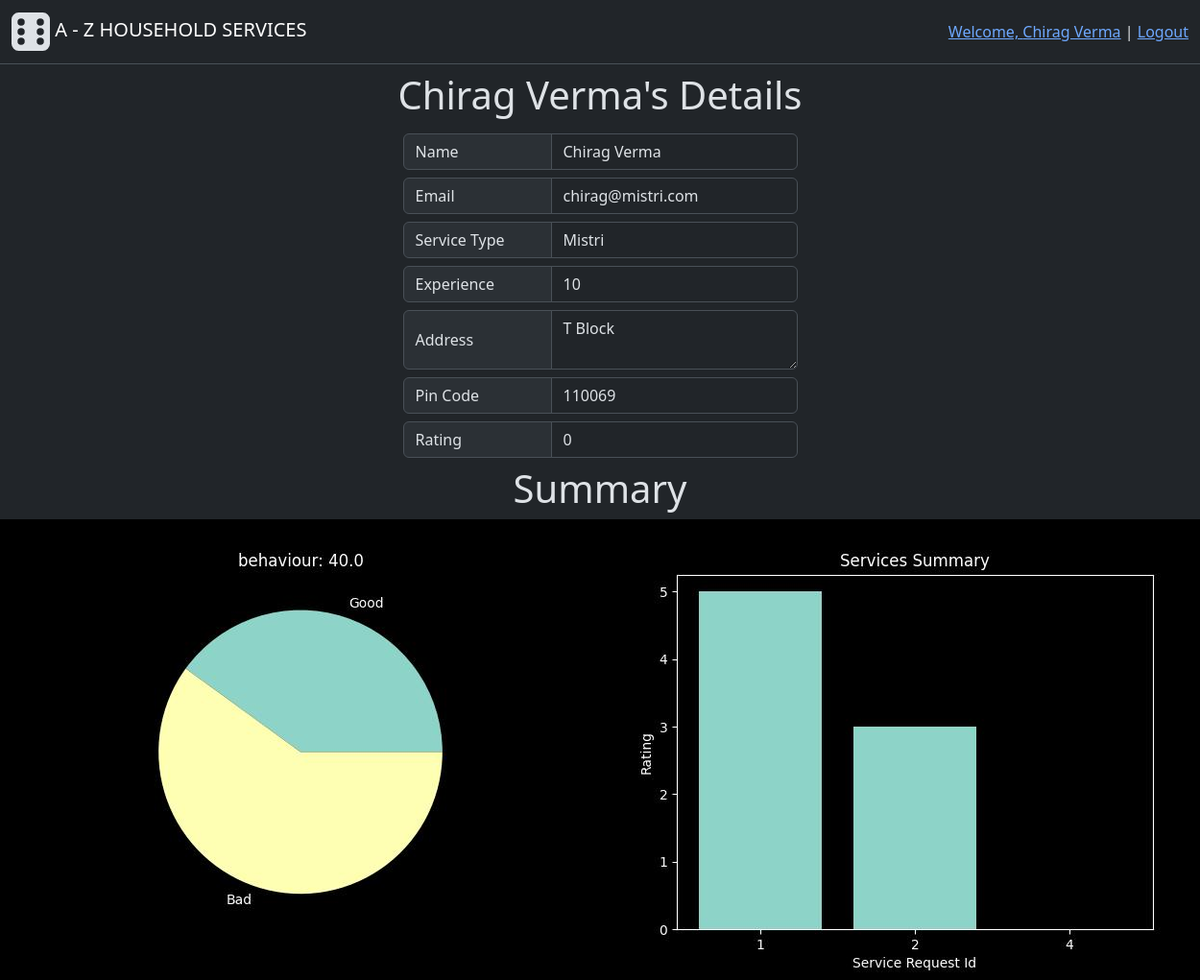
Before: /user_info (signed in) with the older database file.
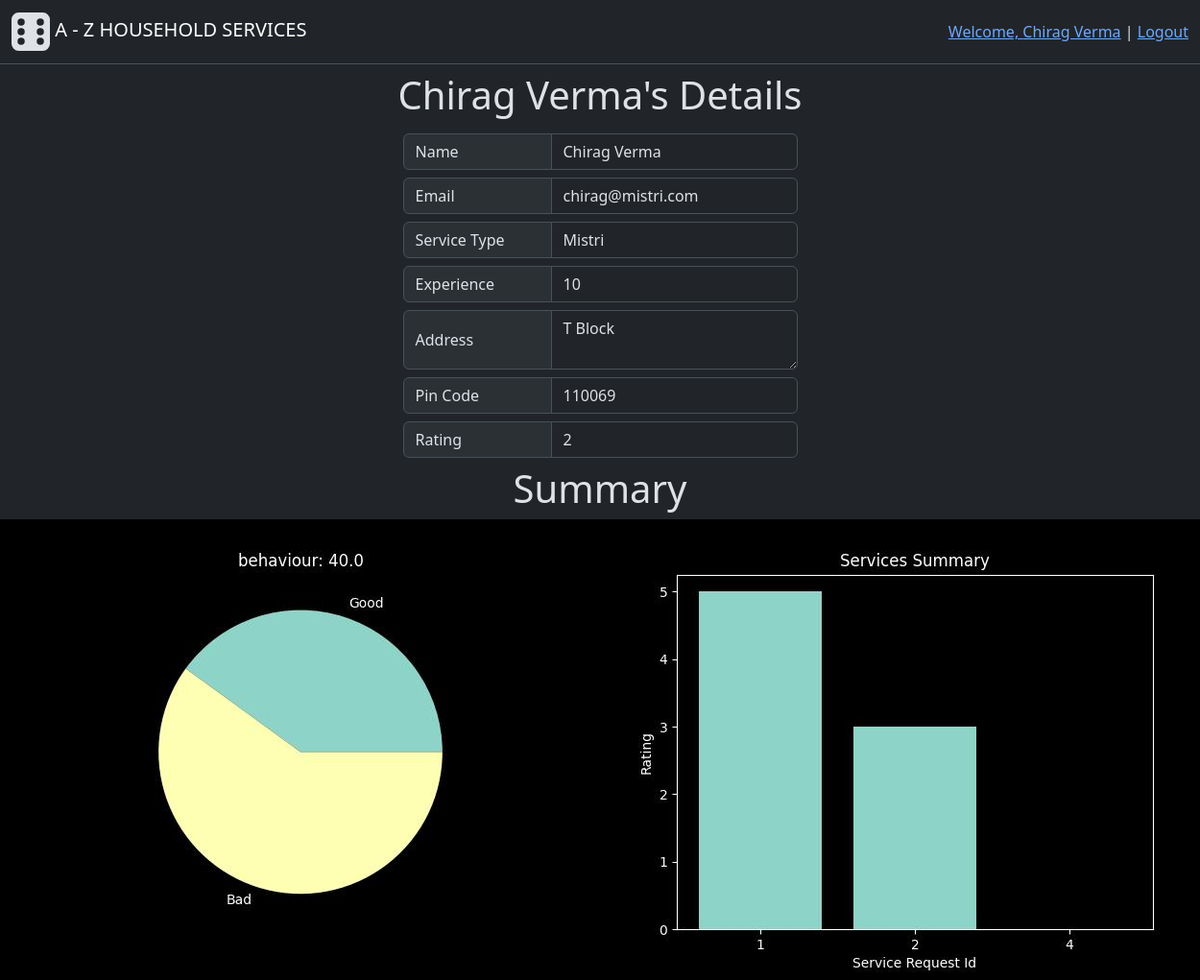
After: the same page with the newer database file.
### backend/modals.py (models this page shows, shortened)
class User(db.Model, UserMixin):
    id = db.Column(db.Integer(), primary_key=True)
    email = db.Column(db.String(60), unique=True, nullable=False)
    password = db.Column(db.String(), nullable=False)
    role = db.Column(db.Integer(), nullable=False, default=1) # 0-Admin, 1-Customer, 2-Professional
    name = db.Column(db.String(30), nullable=False)
    address = db.Column(db.String(100), nullable=False)
    pincode = db.Column(db.Integer(), nullable=False)
    status = db.Column(db.Integer(), nullable=False, default=1) # 0-inactive, 1-active
    rating = db.Column(db.Integer(), default=0)
    service_requests = db.relationship("ServiceRequest", cascade="all, delete", backref="customer", lazy=True) # For accessing all the service requests created by a user(customer)
    professional_info = db.relationship("Professional", cascade="all, delete", backref="user", uselist=False) # one to one relation for accessing futher professional info
    def capitalised_name(self):
        return self.name.title()
    def update_ratings(self):
        if self.professional_info:
            ser_reqs = self.professional_info.service_requests
            number_of_services_req = len(ser_reqs)
            rating = 0
            for ser_req in ser_reqs:
                if ser_req.rating:
                    rating += ser_req.rating
            if number_of_services_req:
                self.rating = rating//number_of_services_req
            db.session.commit()
        return self.rating

### backend/controllers.py (the view)
@app.route("/user_info")
def user_info():
    if current_user.role==0:
        plot = get_plt_user_stats()
        plot.savefig("./static/image/plots/users_summery.jpeg")
        plot.clf()
        plot = get_plt_services_stats()
        plot.savefig("./static/image/plots/services_summery.jpeg")
        plot.clf()
    else:
        plot = get_plt_ratings()
        plot.savefig("./static/image/plots/rating_summery.jpeg")
        plot.clf()
        plot = get_plt_service_rating()
        plot.savefig("./static/image/plots/service_rating_summery.jpeg")
        plot.clf()
    return render_template("user_info.html")

### app.py (called while the page is built)
def setup_app(): #Initializations
    app = Flask(__name__)
    app.config["SQLALCHEMY_DATABASE_URI"] = "sqlite:///household_services.sqlite3" # Database file name
    app.config["SECRET_KEY"] = "123456"
    db.init_app(app) # Connecting database to flask app
    app.app_context().push() #Direct access to other modules
    login_manager = LoginManager(app) # For manageing user sessions
    login_manager.login_view = "login_page" # Redirect to "login_page" route funtion if some try to access restricted route
    login_manager.login_message_category = "info"
    @login_manager.user_loader
    def load_user(user_id):
        return User.query.get(int(user_id))
    app.debug=True

### backend/controllers.py (called while the page is built)
def get_plt_ratings():
    plt.style.use('dark_background')
    rating = current_user.update_ratings()
    good = (rating/5)*100
    bad = 100-good
    data = [good, bad]
    labels = ["Good", "Bad"]
    plt.pie(data, labels=labels)
    plt.title(f"behaviour: {good}")
    return plt

### templates/user_info.html
{% extends "base.html" %}
{% block content %}
<h1 class="text-center mt-2">{{current_user.capitalised_name()}}'s Details</h1>
<div class="d-flex flex-column  align-items-center mt-3">
    <form >
        <div class="col input-group mb-2">
            <span class="input-group-text width-140" >Name</span>
            <input type="text" class="form-control" value="{{current_user.name}}" readonly>
        </div>
        <div class="col input-group mb-2">
            <span class="input-group-text width-140" >Email</span>
            <input type="text" class="form-control" value="{{current_user.email}}" readonly>
        </div>
        {% if current_user.professional_info %}
            <div class="col input-group mb-2">
                <span class="input-group-text width-140" >Service Type</span>
                <input type="text" class="form-control" value="{{current_user.professional_info.service.name}}" readonly>
            </div>
            <div class="col input-group mb-2">
                <span class="input-group-text width-140" >Experience</span>
                <input type="text" class="form-control" value="{{current_user.professional_info.experience}}" readonly>
            </div>
        {% endif %}
        <div class="col input-group mb-2">
            <span class="input-group-text width-140" >Address</span>
            <textarea type="text" class="form-control" readonly>{{current_user.address}}</textarea>
        </div>
        <div class="col input-group mb-2">
            <span class="input-group-text width-140" >Pin Code</span>
            <input type="text" class="form-control" value="{{current_user.pincode}}" readonly>
        </div>
        <div class="col input-group mb-2">
            <span class="input-group-text width-140" >Rating</span>
            <input type="text" class="form-control" value="{{current_user.rating}}" readonly>
        </div>
    </form>
    <div class="h1">Summary</div>
    {% if current_user.role==0%}
    <div class="d-flex" >
        <img src="./static/image/plots/users_summery.jpeg" >
        <img src="./static/image/plots/services_summery.jpeg" >
    </div>
    {% else %}
        <div class="d-flex">
            <img src="./static/image/plots/rating_summery.jpeg" >
            <img src="./static/image/plots/service_rating_summery.jpeg" >
        </div>
    {% endif%}
</div>
{% endblock %}

### templates/base.html (shortened to what this page needs)
<!doctype html>
<html lang="en" data-bs-theme="dark">
  <head>
    <link href="https://cdn.jsdelivr.net/npm/bootstrap@5.3.3/dist/css/bootstrap.min.css" rel="stylesheet">
    <link href="/static/styles/general.css" rel="stylesheet">
  </head>
  <body>
    <div class="header">
        <nav class="navbar bg-dark border-bottom border-body" data-bs-theme="dark"">
            <div class="container-fluid">
                <a class="navbar-brand" href="{{ url_for('home_page')}}">
                    <img src="/static/image/icons/logo.svg">
                    A - Z HOUSEHOLD SERVICES
                </a>
                {% if current_user.is_authenticated %}
                  <div>
                    <a class="active" href="{{ url_for('user_info') }}">Welcome, {{ current_user.capitalised_name() }}</a>
                    |
                    <a class="active" href="{{ url_for('logout') }}">Logout</a>
                  </div>
                {% else %}
                  <div>
                    <a class="active"  href="{{ url_for('login_page') }}">Login</a>
                    |
                    <a class="active"  href="{{ url_for('professional_signup_page') }}">Register As Professional</a>
                  </div>
                {% endif %}
            </div>
        </nav>
    </div>
    {% block content %}
    {% endblock %}
  </body>
</html>

Changed rows visible on the page:
changed User "Chirag Verma": rating "0" → "2"
